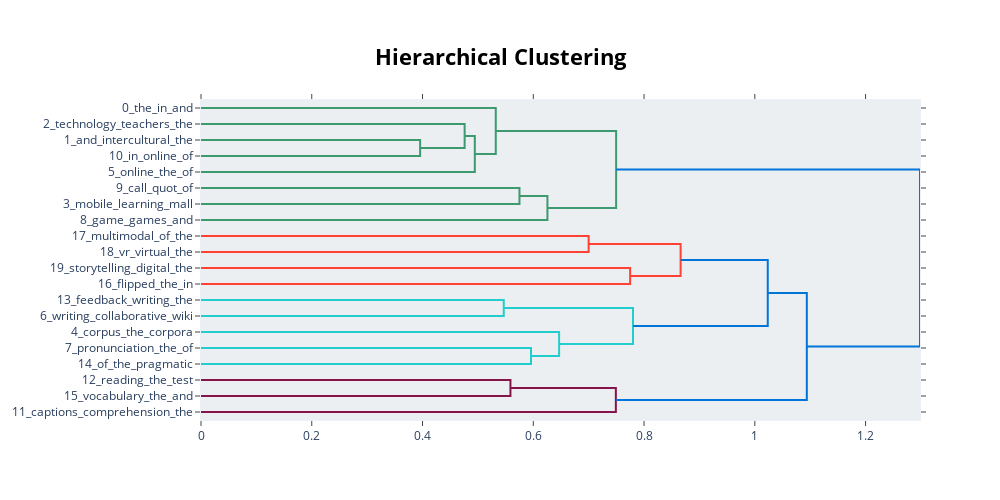

Source (notebook cell):
### Code cell
model.visualize_hierarchy()

### Figure 1 — Plotly figure (JSON) as saved in the notebook; plotly's stock layout.template omitted (floating-point values rounded to 4 significant figures)
{"data": [{"hoverinfo": "text", "marker": {"color": "rgb(61,153,112)"}, "mode": "lines", "type": "scatter", "x": [0, 0.3957, 0.3957, 0], "xaxis": "x", "y": [-25, -25, -35, -35], "yaxis": "y"}, {"hoverinfo": "text", "marker": {"color": "rgb(61,153,112)"}, "mode": "lines", "type": "scatter", "x": [0, 0.476, 0.476, 0.3957], "xaxis": "x", "y": [-15, -15, -30, -30], "yaxis": "y"}, {"hoverinfo": "text", "marker": {"color": "rgb(61,153,112)"}, "mode": "lines", "type": "scatter", "x": [0.476, 0.4944, 0.4944, 0], "xaxis": "x", "y": [-22.5, -22.5, -45, -45], "yaxis": "y"}, {"hoverinfo": "text", "marker": {"color": "rgb(61,153,112)"}, "mode": "lines", "type": "scatter", "x": [0, 0.5323, 0.5323, 0.4944], "xaxis": "x", "y": [-5, -5, -33.75, -33.75], "yaxis": "y"}, {"hoverinfo": "text", "marker": {"color": "rgb(61,153,112)"}, "mode": "lines", "type": "scatter", "x": [0, 0.575, 0.575, 0], "xaxis": "x", "y": [-55, -55, -65, -65], "yaxis": "y"}, {"hoverinfo": "text", "marker": {"color": "rgb(61,153,112)"}, "mode": "lines", "type": "scatter", "x": [0.575, 0.6255, 0.6255, 0], "xaxis": "x", "y": [-60, -60, -75, -75], "yaxis": "y"}, {"hoverinfo": "text", "marker": {"color": "rgb(61,153,112)"}, "mode": "lines", "type": "scatter", "x": [0.5323, 0.7496, 0.7496, 0.6255], "xaxis": "x", "y": [-19.38, -19.38, -67.5, -67.5], "yaxis": "y"}, {"hoverinfo": "text", "marker": {"color": "rgb(255,65,54)"}, "mode": "lines", "type": "scatter", "x": [0, 0.6999, 0.6999, 0], "xaxis": "x", "y": [-85, -85, -95, -95], "yaxis": "y"}, {"hoverinfo": "text", "marker": {"color": "rgb(255,65,54)"}, "mode": "lines", "type": "scatter", "x": [0, 0.7748, 0.7748, 0], "xaxis": "x", "y": [-105, -105, -115, -115], "yaxis": "y"}, {"hoverinfo": "text", "marker": {"color": "rgb(255,65,54)"}, "mode": "lines", "type": "scatter", "x": [0.6999, 0.866, 0.866, 0.7748], "xaxis": "x", "y": [-90, -90, -110, -110], "yaxis": "y"}, {"hoverinfo": "text", "marker": {"color": "rgb(35,205,205)"}, "mode": "lines", "type": "scatter", "x": [0, 0.5466, 0.5466, 0], "xaxis": "x", "y": [-125, -125, -135, -135], "yaxis": "y"}, {"hoverinfo": "text", "marker": {"color": "rgb(35,205,205)"}, "mode": "lines", "type": "scatter", "x": [0, 0.5959, 0.5959, 0], "xaxis": "x", "y": [-155, -155, -165, -165], "yaxis": "y"}, {"hoverinfo": "text", "marker": {"color": "rgb(35,205,205)"}, "mode": "lines", "type": "scatter", "x": [0, 0.6466, 0.6466, 0.5959], "xaxis": "x", "y": [-145, -145, -160, -160], "yaxis": "y"}, {"hoverinfo": "text", "marker": {"color": "rgb(35,205,205)"}, "mode": "lines", "type": "scatter", "x": [0.5466, 0.7801, 0.7801, 0.6466], "xaxis": "x", "y": [-130, -130, -152.5, -152.5], "yaxis": "y"}, {"hoverinfo": "text", "marker": {"color": "rgb(0,116,217)"}, "mode": "lines", "type": "scatter", "x": [0.866, 1.023, 1.023, 0.7801], "xaxis": "x", "y": [-100, -100, -141.2, -141.2], "yaxis": "y"}, {"hoverinfo": "text", "marker": {"color": "rgb(133,20,75)"}, "mode": "lines", "type": "scatter", "x": [0, 0.5587, 0.5587, 0], "xaxis": "x", "y": [-175, -175, -185, -185], "yaxis": "y"}, {"hoverinfo": "text", "marker": {"color": "rgb(133,20,75)"}, "mode": "lines", "type": "scatter", "x": [0.5587, 0.7491, 0.7491, 0], "xaxis": "x", "y": [-180, -180, -195, -195], "yaxis": "y"}, {"hoverinfo": "text", "marker": {"color": "rgb(0,116,217)"}, "mode": "lines", "type": "scatter", "x": [1.023, 1.094, 1.094, 0.7491], "xaxis": "x", "y": [-120.6, -120.6, -187.5, -187.5], "yaxis": "y"}, {"hoverinfo": "text", "marker": {"color": "rgb(0,116,217)"}, "mode": "lines", "type": "scatter", "x": [0.7496, 1.298, 1.298, 1.094], "xaxis": "x", "y": [-43.44, -43.44, -154.1, -154.1], "yaxis": "y"}], "layout": {"autosize": false, "height": 500, "hoverlabel": {"bgcolor": "white", "font": {"family": "Rockwell", "size": 16}}, "hovermode": "closest", "plot_bgcolor": "#ECEFF1", "showlegend": false, "title": {"font": {"color": "Black", "size": 22}, "text": "<b>Hierarchical Clustering</b>", "x": 0.5, "xanchor": "center", "yanchor": "top"}, "width": 1000, "xaxis": {"mirror": "allticks", "rangemode": "tozero", "showgrid": false, "showline": true, "showticklabels": true, "ticks": "outside", "type": "linear", "zeroline": false}, "yaxis": {"mirror": "allticks", "range": [-200, 0], "rangemode": "tozero", "showgrid": false, "showline": true, "showticklabels": true, "tickmode": "array", "ticks": "outside", "ticktext": ["0_the_in_and", "2_technology_teachers_the", "1_and_intercultural_the", "10_in_online_of", "5_online_the_of", "9_call_quot_of", "3_mobile_learning_mall", "8_game_games_and", "17_multimodal_of_the", "18_vr_virtual_the", "19_storytelling_digital_the", "16_flipped_the_in", "13_feedback_writing_the", "6_writing_collaborative_wiki", "4_corpus_the_corpora", "7_pronunciation_the_of", "14_of_the_pragmatic", "12_reading_the_test", "15_vocabulary_the_and", "11_captions_comprehension_the"], "tickvals": [-5, -15, -25, -35, -45, -55, -65, -75, -85, -95, -105, -115, -125, -135, -145, -155, -165, -175, -185, -195], "type": "linear", "zeroline": false}}}
